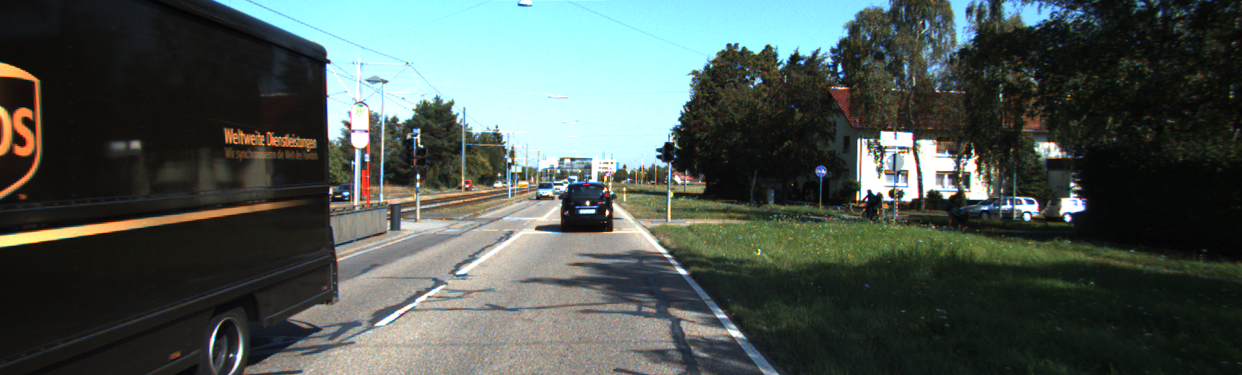
#> input picture dados/cenas_externas/um_000032.png, 1242 x 375 px, given in place of the camera
$ python validar_parte1_webcam.py
#> lines starting #> are read from the running program, lines starting #| are printed output that depends on the picture
### comum.py
"""Utilidades de arquivos, evidências e download. Fontes em FONTES.md."""
from pathlib import Path
import csv
import hashlib
import json
import platform
import subprocess
import sys
from time import perf_counter
import cv2
import numpy as np

ROOT = Path(__file__).resolve().parent
DADOS = ROOT / "dados"
MODELOS = ROOT / "modelos"
RESULTADOS = ROOT / "resultados"
for pasta in (DADOS, MODELOS, RESULTADOS):
    pasta.mkdir(exist_ok=True)

# [39 lines left out: functions ler, salvar, json_salvar, csv_salvar, baixar, not called in this run]

def fonte_video(texto):
    return int(texto) if str(texto).isdigit() else str(texto)

# [29 lines left out: functions abrir_video, escritor, ambiente, medir, not called in this run]

### validar_parte1_webcam.py
"""Valida a rubrica 1 ao vivo sem gravar frames da webcam no disco."""
import argparse
import json
from time import perf_counter
import cv2
import numpy as np
from comum import RESULTADOS, json_salvar

def main():
    p = argparse.ArgumentParser()
    p.add_argument("--camera", type=int, default=0)
    p.add_argument("--frames", type=int, default=60)
    p.add_argument("--mostrar", action="store_true")
    args = p.parse_args()
    cap = cv2.VideoCapture(args.camera, cv2.CAP_DSHOW)
    tempos, forma, dtype, deteccoes, desvios, comandos = [], None, None, 0, [], []
    try:
        if not cap.isOpened():
            raise RuntimeError(f"Não foi possível abrir a webcam {args.camera}.")
        print(f"OpenCV {cv2.__version__} | câmera {args.camera} aberta")
        for i in range(args.frames):
            ok, frame = cap.read()
            if not ok:
                print(f"Leitura encerrada no frame {i}.")
                break
            if forma is None:
                forma, dtype = list(frame.shape), str(frame.dtype)
                print(f"Frame 0: shape={tuple(forma)} dtype={dtype}")
            inicio = perf_counter()
            hsv = cv2.cvtColor(frame, cv2.COLOR_BGR2HSV)
            mascara = cv2.inRange(hsv, np.array([100,150,50]), np.array([140,255,255]))
            mascara = cv2.erode(mascara, None, iterations=2)
            mascara = cv2.dilate(mascara, None, iterations=2)
            contornos, _ = cv2.findContours(mascara, cv2.RETR_EXTERNAL, cv2.CHAIN_APPROX_SIMPLE)
            validos = [c for c in contornos if cv2.contourArea(c) > 500]
            linha = frame.copy()
            if validos:
                c = max(validos, key=cv2.contourArea)
                m = cv2.moments(c)
                if m['m00'] > 0:
                    cx, cy = int(m['m10']/m['m00']), int(m['m01']/m['m00'])
                    erro = (cx-frame.shape[1]/2)/(frame.shape[1]/2)
                    omega = float(np.clip(-0.6*erro, -0.6, 0.6))
                    desvios.append(float(erro)); comandos.append(omega); deteccoes += 1
                    x,y,w,h = cv2.boundingRect(c)
                    cv2.rectangle(linha,(x,y),(x+w,y+h),(0,255,0),2)
                    cv2.circle(linha,(cx,cy),6,(0,0,255),-1)
                    cv2.arrowedLine(linha,(frame.shape[1]//2,frame.shape[0]//2),(cx,frame.shape[0]//2),(0,255,255),2)
                    cv2.putText(linha,f"erro_x={erro:.2f} omega={omega:.2f}",(10,25),0,.6,(0,255,255),2)
            tempos.append((perf_counter()-inicio)*1000)
            if args.mostrar:
                cv2.imshow("Webcam HSV | azul + comando de direcao",linha)
                cv2.imshow("Mascara HSV",mascara)
                if cv2.waitKey(1)&255 == ord('q'):
                    break
#> this loop made 31 passes
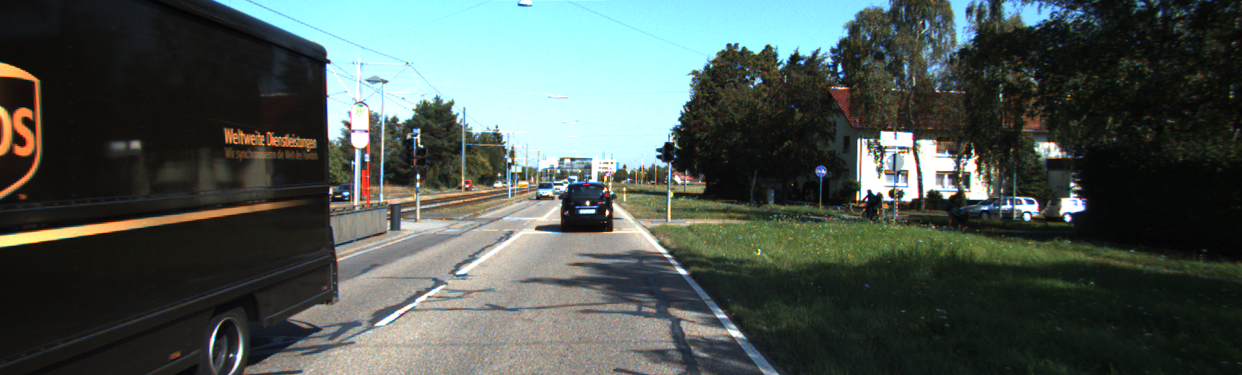
#> input picture dados/cenas_externas/um_000032.png, 1242 x 375 px, given in place of the camera
#> pass 1, in main, `mascara = cv2.inRange(hsv, np.array([100,150,50]), np.array([140,255,2..`:
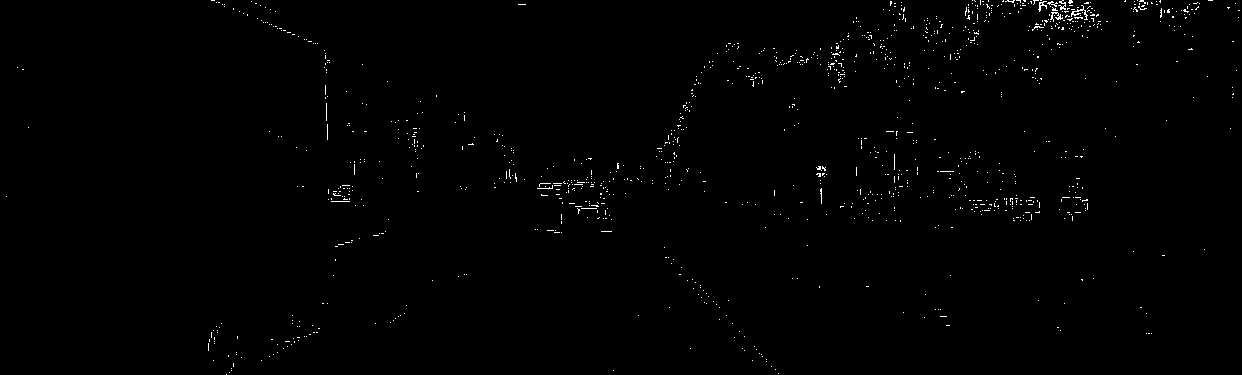
#> mascara: shape (375, 1242); 0.63% white in thin lines or dots
#> frame is the input picture: shape (375, 1242, 3); mean B, G, R 81.4, 86.5, 76.1
#> after the loop, comandos = []; desvios = []; deteccoes = 0; tempos = 30 values, max 48.24 at index 0, min 4.92 at index 12, mean 6.81
    finally:
        cap.release()
        cv2.destroyAllWindows()
    if not tempos:
        raise RuntimeError("A webcam não forneceu frames.")
    resumo = {"frames_lidos":len(tempos),"shape":forma,"dtype":dtype,
              "frames_com_alvo":deteccoes,"latencia_media_segmentacao_ms":float(np.mean(tempos)),
              "erro_x_medio":float(np.mean(desvios)) if desvios else None,
              "omega_medio":float(np.mean(comandos)) if comandos else None,
              "frames_salvos":False}
    print(json.dumps(resumo,ensure_ascii=False,indent=2))
    json_salvar(RESULTADOS/"rubricas_parte1_webcam.json",resumo)

if __name__ == "__main__":
    main()

$ run again, on dados/cenas_externas/umm_000005.png
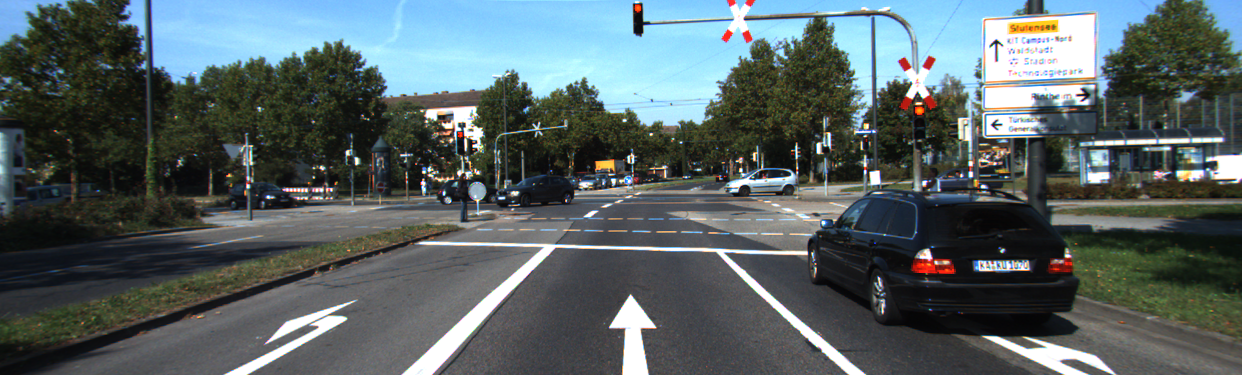
#> input picture dados/cenas_externas/umm_000005.png, 1242 x 375 px, given in place of the camera
#> the loop in main, `for i in range(args.frames):` made 31 passes
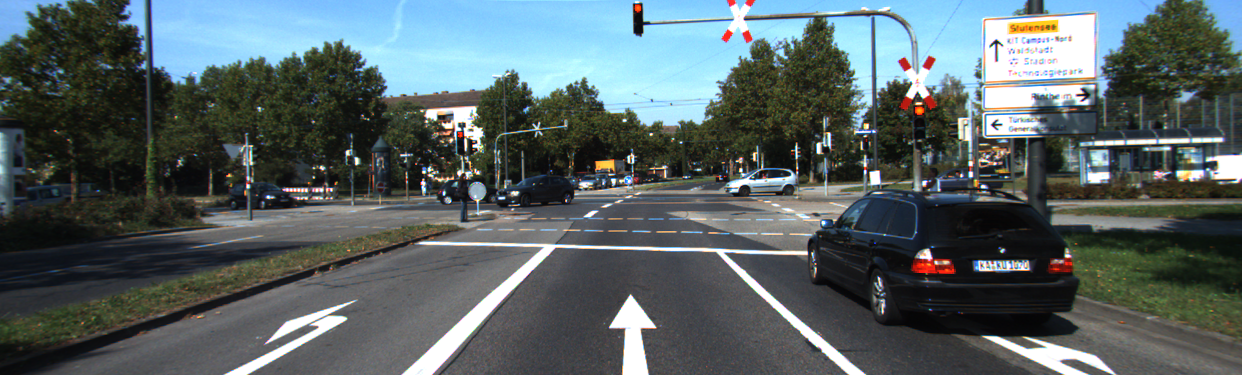
#> input picture dados/cenas_externas/umm_000005.png, 1242 x 375 px, given in place of the camera
#> pass 1, in main, `mascara = cv2.inRange(hsv, np.array([100,150,50]), np.array([140,255,2..`:
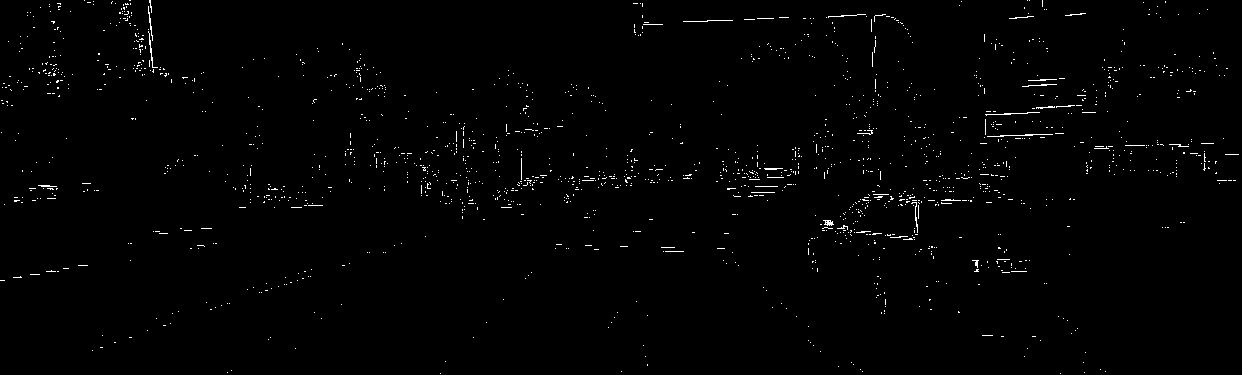
#> mascara: shape (375, 1242); 1% white in thin lines or dots
#> in main, frame is the input picture: shape (375, 1242, 3); mean B, G, R 100.5, 99, 87
#> after the loop in main, `for i in range(args.frames):`: comandos = []; deteccoes = 0; tempos = 30 values, max 48.57 at index 0, min 4.91 at index 4, mean 6.78
